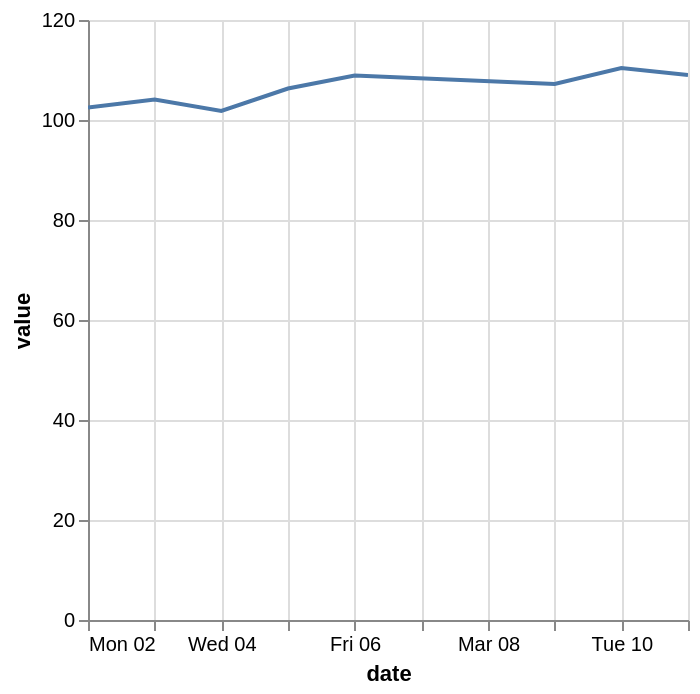

Express this chart as Vega-Lite.
### Vega-Lite specification from a JSON file in a GitHub repository (floating-point values rounded to 4 significant figures)
{"$schema": "https://vega.github.io/schema/vega-lite/v6.json", "data": {"values": [{"date": "2026-03-02", "value": 102.5}, {"date": "2026-03-03", "value": 104.1}, {"date": "2026-03-04", "value": 101.8}, {"date": "2026-03-05", "value": 106.3}, {"date": "2026-03-06", "value": 108.9}, {"date": "2026-03-09", "value": 107.2}, {"date": "2026-03-10", "value": 110.4}, {"date": "2026-03-11", "value": 109.0}]}, "description": "Zoom and pan: an interval bound to scales.", "encoding": {"x": {"field": "date", "type": "temporal"}, "y": {"field": "value", "type": "quantitative"}}, "mark": "line", "params": [{"bind": "scales", "name": "zoom", "select": {"encodings": ["x"], "type": "interval"}}], "usermeta": {"easel": {"standin_ratio": 0.0304, "threshold": 0.06}}}
